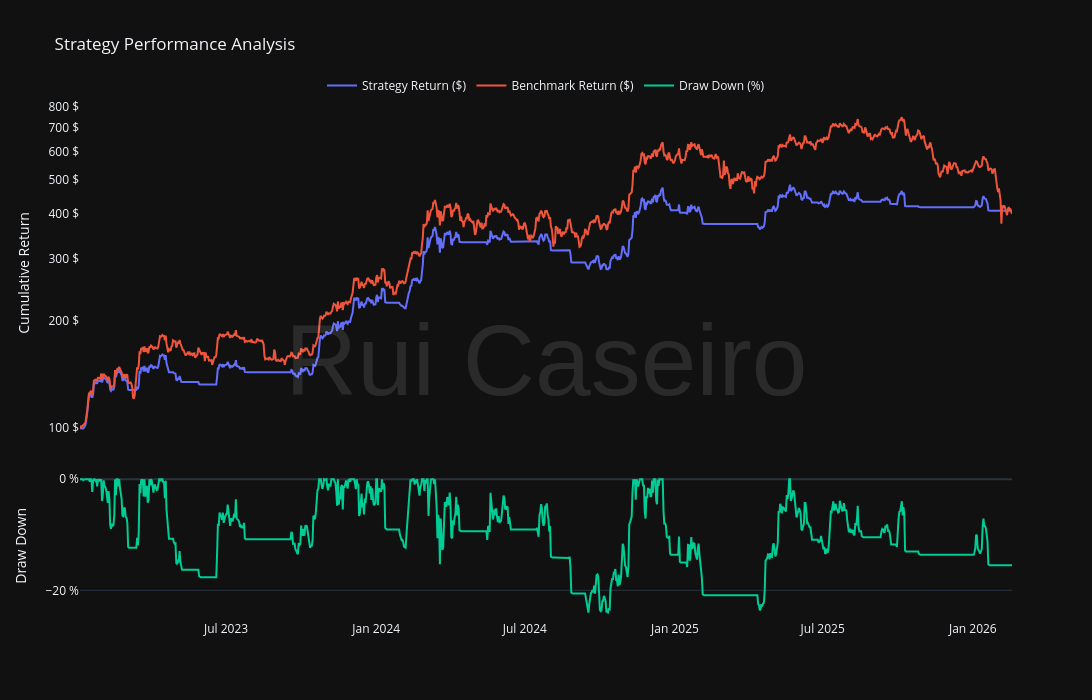

The notebook cell this image was saved under:
### Markdown cell above
The Out of Sample period spans 37 months from january 2023 until february 2026.
In this period, the Trend Following strategy using 40 days lookback managed to deliver a 56% annualized returns figure with roughly 35% annualized volatility leading to a whoping 1.6 raw Sharpe Ratio, 2.1 raw Sortino Ratio and 2.4 Calmar Ratio. Its only been invested ~60% of the time, with a total of 36 trades averaging ~1 trade per month. Consistent with previous In Sample results, its win rate is around 30% with Huge wins and short losses, boosting the Reward/Risk Ratio to ~7.

### Code cell
main.plot_strategy_performance(os_result.returns, os_result.benchmark)

### Figure 1 — Plotly figure (JSON) as saved in the notebook; plotly's stock layout.template omitted (floating-point values rounded to 4 significant figures; data arrays with more than 128 entries replaced by an {"elided": "..."} marker saying what was removed)
{"data": [{"name": "Strategy Return ($)", "type": "scatter", "x": {"elided": "1137 str values"}, "xaxis": "x", "y": {"elided": "1137 float values"}, "yaxis": "y"}, {"name": "Benchmark Return ($)", "type": "scatter", "x": {"elided": "1137 str values"}, "xaxis": "x", "y": {"elided": "1137 float values"}, "yaxis": "y"}, {"name": "Draw Down (%)", "type": "scatter", "x": {"elided": "1137 str values"}, "xaxis": "x2", "y": {"elided": "1137 float values"}, "yaxis": "y2"}], "layout": {"annotations": [{"font": {"color": "white", "family": "Arial", "size": 100}, "opacity": 0.1, "showarrow": false, "text": "Rui Caseiro", "textangle": 0, "x": 0.5, "xref": "paper", "y": 0.5, "yref": "paper"}], "height": 700, "hovermode": "x unified", "legend": {"orientation": "h", "x": 0.5, "xanchor": "center", "y": 1, "yanchor": "bottom"}, "showlegend": true, "title": {"text": "Strategy Performance Analysis"}, "width": 1200, "xaxis": {"anchor": "y", "domain": [0, 1], "matches": "x2", "mirror": true, "rangeslider": {"visible": false}, "showgrid": false, "showline": false, "showticklabels": false, "zeroline": false}, "xaxis2": {"anchor": "y2", "domain": [0, 1], "rangeslider": {"visible": false}, "showgrid": false}, "yaxis": {"anchor": "x", "domain": [0.335, 1.0], "mirror": true, "showgrid": false, "showline": false, "ticksuffix": " $", "title": {"text": "Cumulative Return"}, "type": "log", "zeroline": false}, "yaxis2": {"anchor": "x2", "domain": [0, 0.285], "dtick": 20, "mirror": true, "showgrid": true, "showline": false, "ticksuffix": " %", "title": {"text": "Draw Down"}, "zeroline": true}}}
